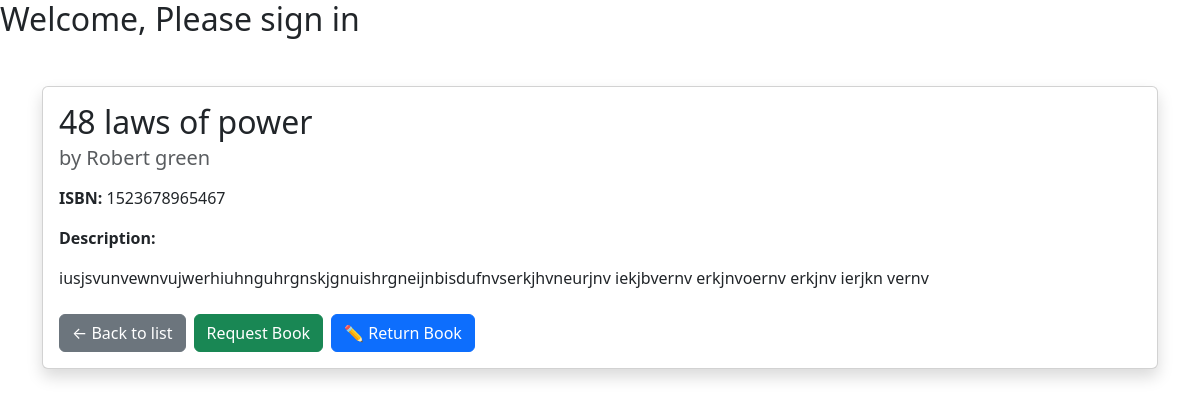
The page /library/book_detail/4/ (signed in) on the database as committed earlier.
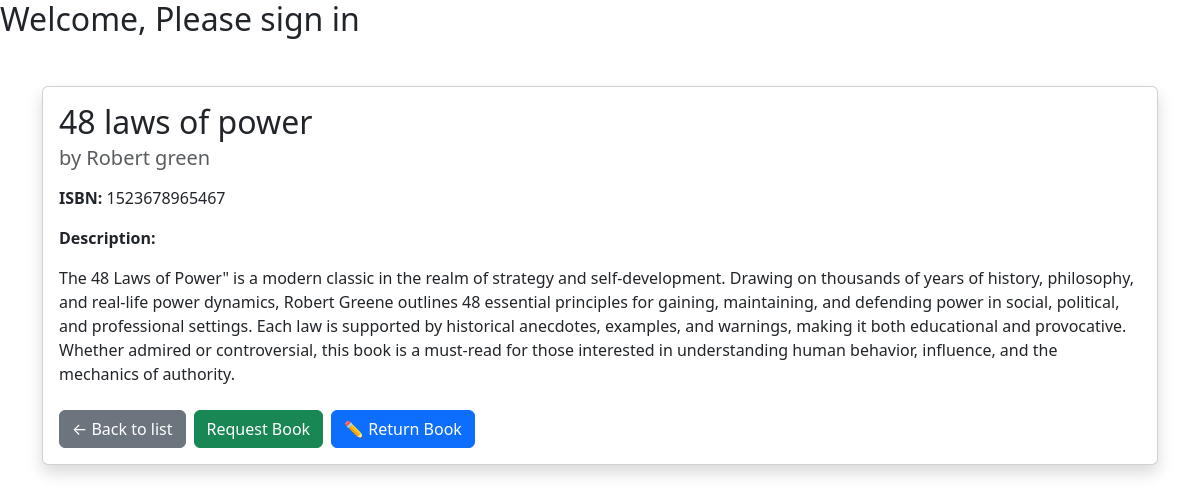
The same page on the database as committed later.
### library_app/models.py (models this page shows, shortened)
class Book(models.Model):
    title = models.CharField(max_length=255)
    author = models.CharField(max_length=255)
    isbn = models.CharField(max_length=13, unique=True)
    category = models.CharField(max_length=100)
    description = models.TextField(blank=True)  # NEW field
    total_copies = models.PositiveIntegerField()
    available_copies = models.PositiveIntegerField()
    added_by = models.ForeignKey(User, on_delete=models.SET_NULL, null=True, blank=True)  # NEW field
    publisher = models.ForeignKey('Publisher', on_delete=models.SET_NULL, null=True, blank=True)  # NEW field
    created_at = models.DateTimeField(auto_now_add=True)
    updated_at = models.DateTimeField(auto_now=True)

### library_app/views.py (the view)
# urls.py: path('book_detail/<int:id>/', book_detail, name='book_detail'),
@login_required
def book_detail(request, id):
    book = get_object_or_404(Book, id=id)
    title = "Book Detail"
    context = {
        'book': book,
        'title': title,
        'current_year': datetime.now().year,
    }
    return render(request, 'library_app/book_detail.html', context)

### library_app/templates/library_app/book_detail.html (shortened to what this page needs)
{% extends 'base.html' %} {% block content %}
<div class="container mt-5">
  <div class="card shadow">
    <div class="card-body">
      <h2 class="card-title">{{ book.title }}</h2>
      <h5 class="card-subtitle mb-3 text-muted">by {{ book.author }}</h5>
      <p><strong>ISBN:</strong> {{ book.isbn }}</p>
      {% if book.description %}
      <p><strong>Description:</strong></p>
      <p>{{ book.description }}</p>
      {% else %}
      <p><em>No description provided.</em></p>
      {% endif %}
      <div class="mt-4 d-flex gap-2 flex-wrap">
        <a href="{% url 'book_list' %}" class="btn btn-secondary btn-simple">
          ← Back to list
        </a>
        {% if user.is_authenticated %}
        <a
          href="{% url 'request_book' book.id %}"
          class="btn btn-success btn-simple"
        >
          Request Book
        </a>
        <a
          href="{% url 'return_book' book.id %}"
          class="btn btn-primary btn-simple"
        >
          ✏️ Return Book
        </a>
        {% else %}
        <p><a href="{% url 'login' %}">Log in</a> to request books.</p>
        {% endif %}
      </div>
    </div>
  </div>
</div>
{% endblock content %}

Rows that differ between the two databases and show on the page:
changed Book "48 laws of power": description "iusjsvunvewnvujwerhiuhnguhrgnskjgnuishrgneijnbisdufnvserkjhvneurjnv iekjbvernv erkjnvoernv erkjnv ierjkn vernv" → "The 48 Laws of Power\" is a modern classic in the realm of strategy and self-development. Drawing on thousands of years of history, philosophy, and real-life power dynamics, Robert Greene outlines 48 essential principles for gaining, maintaining, and defending power in social, political, and professional settings. Each law is supported by historical anecdotes, examples, and warnings, making it both educational and provocative. Whether admired or controversial, this book is a must-read for those interested in understanding human behavior, influence, and the mechanics of authority."
